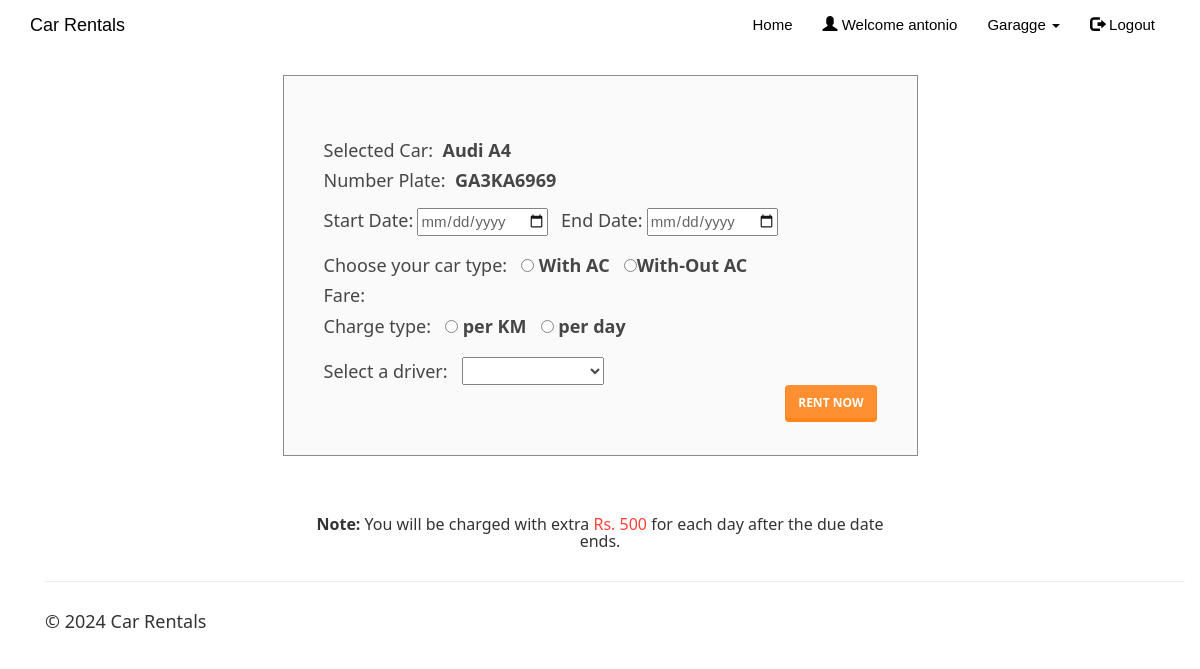
/booking.php?id=1 (signed in), run on an earlier commit of the app's database.
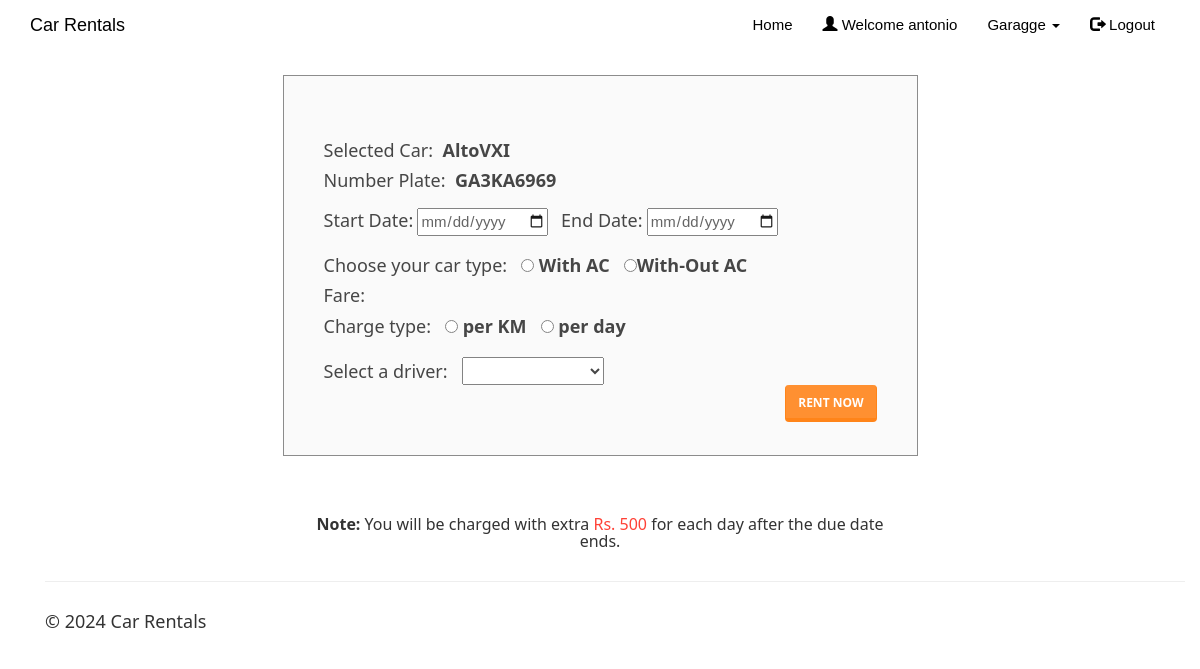
And on a later commit of the database.
### tables this page shows
CREATE TABLE `cars` (
  `car_id` int(20) NOT NULL,
  `car_name` varchar(50) NOT NULL,
  `car_nameplate` varchar(50) NOT NULL,
  `car_img` varchar(50) DEFAULT 'NA',
  `ac_price` float NOT NULL,
  `non_ac_price` float NOT NULL,
  `ac_price_per_day` float NOT NULL,
  `non_ac_price_per_day` float NOT NULL,
  `car_availability` varchar(10) NOT NULL
);

### booking.php (the view, shortened to what the changed rows need)
<!DOCTYPE html>
<html>
<?php
 include('session_customer.php');
?>
<head>
    <link rel="stylesheet" href="assets/bootstrap/css/bootstrap.min.css">
    <link rel="stylesheet" href="assets/fonts/font-awesome.min.css">
    <link rel="stylesheet" href="assets/w3css/w3.css">
 <link rel="stylesheet" type="text/css" media="screen" href="assets/css/clientpage.css"/>
</head>
<body ng-app="">
<div class="container" style="margin-top: 65px;" >
    <div class="col-md-7" style="float: none; margin: 0 auto;">
      <div class="form-area">
        <form role="form" action="bookingconfirm.php" method="POST">
        <br style="clear: both">
          <br>
        <?php
        $car_id = $_GET["id"];
        $sql1 = "SELECT * FROM cars WHERE car_id = '$car_id'";
        $result1 = mysqli_query($conn, $sql1);
        if(mysqli_num_rows($result1)){
            while($row1 = mysqli_fetch_assoc($result1)){
                $car_name = $row1["car_name"];
                $car_nameplate = $row1["car_nameplate"];
            }
        }
        ?>
              <h5> Selected Car:&nbsp;  <b><?php echo($car_name);?></b></h5>
            <h5> Number Plate:&nbsp;<b> <?php echo($car_nameplate);?></b></h5>
        </form>
      </div>
    </div>
</body>
</html>

What changed in the data, as far as the page shows it:
changed cars "GA3KA6969": car_name "Audi A4" → "AltoVXI"
